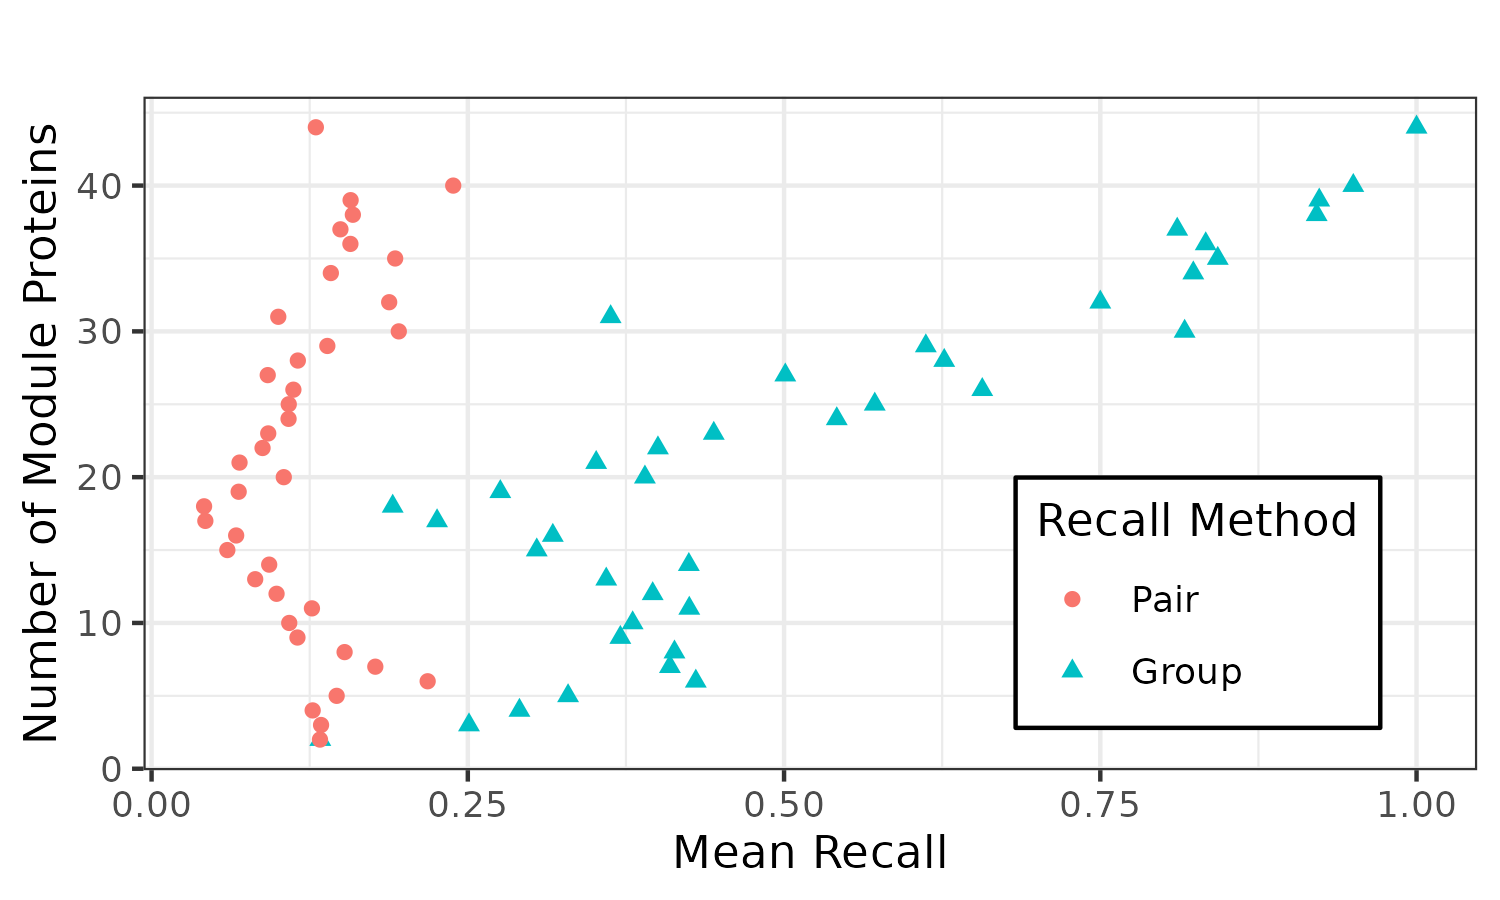

Source code (R):
library(tidyverse)
library(ggplot2)
rm(list = ls())

Fig5_data <- readRDS("Fig5_data.rds")

Fig5 <- Fig5_data %>%
  mutate(Method = ifelse(method == "pair", "Pair", "Group")) %>%
  mutate(Method = factor(Method, levels = c("Pair", "Group"))) %>%
  ggplot(aes(y = module_length, x = recall, shape = Method, color = Method)) + 
  geom_point() + 
  labs(title = "", color = "Recall Method", shape = "Recall Method") + 
  ylab("Number of Module Proteins") + xlab("Mean Recall") +
  theme_bw() +
  theme(legend.position = c(0.9, 0.1), # move legend to bottom right corner
        legend.justification = c(0.9, 0.1), # align the legend to the bottom right
        legend.box.just = "right", # right justify legend box
        legend.margin = margin(t = 5, r = 5, b = 5, l = 5), # adjusts legend margin 
        # legend.box.background = element_blank(), # adjusts legend background 
        legend.box.margin = margin(), # adjusts spacing around the legend box 
        legend.background = element_rect(linetype = "solid", color = "black", fill = "white")) # black border

# save to file
ggsave("Fig5.png", Fig5, width = 5, height = 3, units = "in", dpi = 300)